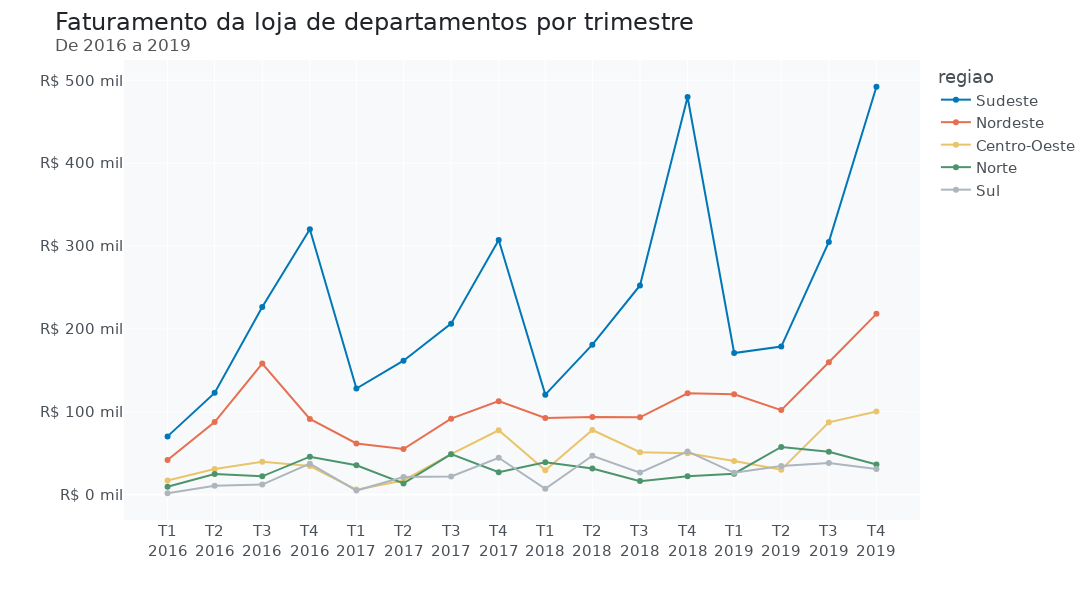

The notebook cell this image was saved under:
### Code cell
fig = px.line(data_frame=df_regiao,
              x=df_regiao.index,
              y=df_regiao.columns,
              markers=True,
              labels={'regiao', 'Região'},
              color_discrete_sequence=[AZUL2, VERMELHO1,
                                       AMARELO1, VERDE1,
                                       CINZA3])

# Personalização do gráfico

fig.update_layout(width=1300, height=600,
                  font_family='DejaVu Sans',
                  font_size=15,
                  font_color=CINZA2,
                  title_font_color=CINZA1,
                  title_font_size=24,
                  title_text='Faturamento da loja de departamentos por trimestre' + '<br><sup size=1 style="color:#555655">De 2016 a 2019</sup>',
                  xaxis_title='', yaxis_title='', plot_bgcolor=CINZA5)

fig.update_yaxes(tickprefix='R$ ', ticksuffix=' mil')

labels = ['T1<br>2016', 'T2<br>2016', 'T3<br>2016', 'T4<br>2016',
          'T1<br>2017', 'T2<br>2017', 'T3<br>2017', 'T4<br>2017',
          'T1<br>2018', 'T2<br>2018', 'T3<br>2018', 'T4<br>2018',
          'T1<br>2019', 'T2<br>2019', 'T3<br>2019', 'T4<br>2019']

fig.update_xaxes(ticktext = labels, tickvals=df_regiao.index)

# Personalização do hover

fig.update_traces(mode='markers+lines',
                  hovertemplate=r'<b>Período:<b> %{x} <br><b>Faturamento:<b> %{y}')
# fig.update_layout(hovermode='closest')
# fig.update_layout(hovermode='x')
fig.update_layout(hovermode='x unified')

fig.show()

### Figure 1 — Plotly figure (JSON) as saved in the notebook; plotly's stock layout.template omitted (floating-point values rounded to 4 significant figures)
{"data": [{"hovertemplate": "<b>Período:<b> %{x} <br><b>Faturamento:<b> %{y}", "legendgroup": "Sudeste", "line": {"color": "#0077b6", "dash": "solid"}, "marker": {"symbol": "circle"}, "mode": "markers+lines", "name": "Sudeste", "orientation": "v", "showlegend": true, "type": "scatter", "x": ["2016-03-31T00:00:00", "2016-06-30T00:00:00", "2016-09-30T00:00:00", "2016-12-31T00:00:00", "2017-03-31T00:00:00", "2017-06-30T00:00:00", "2017-09-30T00:00:00", "2017-12-31T00:00:00", "2018-03-31T00:00:00", "2018-06-30T00:00:00", "2018-09-30T00:00:00", "2018-12-31T00:00:00", "2019-03-31T00:00:00", "2019-06-30T00:00:00", "2019-09-30T00:00:00", "2019-12-31T00:00:00"], "xaxis": "x", "y": [70.18, 122.7, 226.4, 320.3, 127.9, 161.5, 206.3, 307.3, 120.6, 180.9, 252.4, 480, 170.8, 178.6, 305, 492.3], "yaxis": "y"}, {"hovertemplate": "<b>Período:<b> %{x} <br><b>Faturamento:<b> %{y}", "legendgroup": "Nordeste", "line": {"color": "#e76f51", "dash": "solid"}, "marker": {"symbol": "circle"}, "mode": "markers+lines", "name": "Nordeste", "orientation": "v", "showlegend": true, "type": "scatter", "x": ["2016-03-31T00:00:00", "2016-06-30T00:00:00", "2016-09-30T00:00:00", "2016-12-31T00:00:00", "2017-03-31T00:00:00", "2017-06-30T00:00:00", "2017-09-30T00:00:00", "2017-12-31T00:00:00", "2018-03-31T00:00:00", "2018-06-30T00:00:00", "2018-09-30T00:00:00", "2018-12-31T00:00:00", "2019-03-31T00:00:00", "2019-06-30T00:00:00", "2019-09-30T00:00:00", "2019-12-31T00:00:00"], "xaxis": "x", "y": [41.73, 87.41, 158.1, 91.27, 61.58, 54.93, 91.6, 112.7, 92.4, 93.71, 93.14, 122.1, 121.1, 101.9, 159.7, 218.1], "yaxis": "y"}, {"hovertemplate": "<b>Período:<b> %{x} <br><b>Faturamento:<b> %{y}", "legendgroup": "Centro-Oeste", "line": {"color": "#e9c46a", "dash": "solid"}, "marker": {"symbol": "circle"}, "mode": "markers+lines", "name": "Centro-Oeste", "orientation": "v", "showlegend": true, "type": "scatter", "x": ["2016-03-31T00:00:00", "2016-06-30T00:00:00", "2016-09-30T00:00:00", "2016-12-31T00:00:00", "2017-03-31T00:00:00", "2017-06-30T00:00:00", "2017-09-30T00:00:00", "2017-12-31T00:00:00", "2018-03-31T00:00:00", "2018-06-30T00:00:00", "2018-09-30T00:00:00", "2018-12-31T00:00:00", "2019-03-31T00:00:00", "2019-06-30T00:00:00", "2019-09-30T00:00:00", "2019-12-31T00:00:00"], "xaxis": "x", "y": [16.8, 30.83, 39.61, 34.41, 5.9, 16.96, 48.82, 77.54, 29.3, 77.91, 51.03, 49.83, 40.37, 30.02, 87.09, 100.3], "yaxis": "y"}, {"hovertemplate": "<b>Período:<b> %{x} <br><b>Faturamento:<b> %{y}", "legendgroup": "Norte", "line": {"color": "#4c956c", "dash": "solid"}, "marker": {"symbol": "circle"}, "mode": "markers+lines", "name": "Norte", "orientation": "v", "showlegend": true, "type": "scatter", "x": ["2016-03-31T00:00:00", "2016-06-30T00:00:00", "2016-09-30T00:00:00", "2016-12-31T00:00:00", "2017-03-31T00:00:00", "2017-06-30T00:00:00", "2017-09-30T00:00:00", "2017-12-31T00:00:00", "2018-03-31T00:00:00", "2018-06-30T00:00:00", "2018-09-30T00:00:00", "2018-12-31T00:00:00", "2019-03-31T00:00:00", "2019-06-30T00:00:00", "2019-09-30T00:00:00", "2019-12-31T00:00:00"], "xaxis": "x", "y": [9.31, 24.68, 21.94, 45.65, 35.25, 13.35, 48.71, 26.86, 39.03, 31.35, 16.16, 22.17, 25.11, 57.4, 51.54, 36.26], "yaxis": "y"}, {"hovertemplate": "<b>Período:<b> %{x} <br><b>Faturamento:<b> %{y}", "legendgroup": "Sul", "line": {"color": "#adb5bd", "dash": "solid"}, "marker": {"symbol": "circle"}, "mode": "markers+lines", "name": "Sul", "orientation": "v", "showlegend": true, "type": "scatter", "x": ["2016-03-31T00:00:00", "2016-06-30T00:00:00", "2016-09-30T00:00:00", "2016-12-31T00:00:00", "2017-03-31T00:00:00", "2017-06-30T00:00:00", "2017-09-30T00:00:00", "2017-12-31T00:00:00", "2018-03-31T00:00:00", "2018-06-30T00:00:00", "2018-09-30T00:00:00", "2018-12-31T00:00:00", "2019-03-31T00:00:00", "2019-06-30T00:00:00", "2019-09-30T00:00:00", "2019-12-31T00:00:00"], "xaxis": "x", "y": [1.51, 10.62, 11.97, 37.19, 4.75, 21.23, 21.68, 44.34, 6.95, 46.78, 26.43, 52.02, 26.18, 34.39, 37.99, 30.85], "yaxis": "y"}], "layout": {"font": {"color": "#495057", "family": "DejaVu Sans", "size": 15}, "height": 600, "hovermode": "x unified", "legend": {"title": {"text": "regiao"}, "tracegroupgap": 0}, "margin": {"t": 60}, "plot_bgcolor": "#f8f9fa", "title": {"font": {"color": "#212529", "size": 24}, "text": "Faturamento da loja de departamentos por trimestre<br><sup size=1 style=\"color:#555655\">De 2016 a 2019</sup>"}, "width": 1300, "xaxis": {"anchor": "y", "domain": [0, 1], "ticktext": ["T1<br>2016", "T2<br>2016", "T3<br>2016", "T4<br>2016", "T1<br>2017", "T2<br>2017", "T3<br>2017", "T4<br>2017", "T1<br>2018", "T2<br>2018", "T3<br>2018", "T4<br>2018", "T1<br>2019", "T2<br>2019", "T3<br>2019", "T4<br>2019"], "tickvals": ["2016-03-31T00:00:00", "2016-06-30T00:00:00", "2016-09-30T00:00:00", "2016-12-31T00:00:00", "2017-03-31T00:00:00", "2017-06-30T00:00:00", "2017-09-30T00:00:00", "2017-12-31T00:00:00", "2018-03-31T00:00:00", "2018-06-30T00:00:00", "2018-09-30T00:00:00", "2018-12-31T00:00:00", "2019-03-31T00:00:00", "2019-06-30T00:00:00", "2019-09-30T00:00:00", "2019-12-31T00:00:00"], "title": {"text": ""}}, "yaxis": {"anchor": "x", "domain": [0, 1], "tickprefix": "R$ ", "ticksuffix": " mil", "title": {"text": ""}}}}
